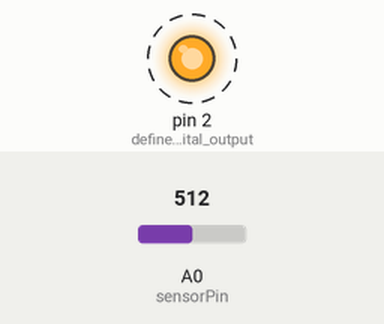
This sketch was run on a simulated Arduino Uno, built with avr-gcc and run on an emulated ATmega328P. Parts: output pins drawn as LEDs (lit = HIGH). Dashed ring = blinking. Inputs (shaded band) come from the test bench; at power-on: A0 (sensorPin) = 512. What the sketch prints to the serial monitor is not drawn.

Above: at 0.2 s.
Timing chart, 0 to 3.0 s (numbered marks = the images above):
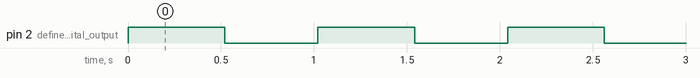

The sketch:

laser.ino
```cpp
int sensorPin = A0;
int sensorValue = 0;

void setup ()
{
   pinMode (2, OUTPUT); // define the digital output interface 13 feet
   Serial.begin(9600);
}
void loop () {
   digitalWrite (2, HIGH); // open the laser head
   delay (20);
   sensorValue = analogRead(sensorPin);
   float voltage= sensorValue * (5.0 / 1023.0);
   Serial.println(voltage);
   delay (500); // delay one second
   digitalWrite (2, LOW); // turn off the laser head
   delay (500); // delay one second
}
```

Measured:
- by itself, pin 2 (define_the_digital_output): alternates HIGH for 0.52 s and LOW for 0.50 s
